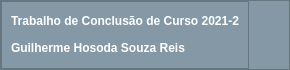
     <widget class="QFrame" name="rodape">
      <property name="minimumSize">
       <size>
        <width>0</width>
        <height>70</height>
       </size>
      </property>
      <property name="maximumSize">
       <size>
        <width>16777215</width>
        <height>70</height>
       </size>
      </property>
      <property name="styleSheet">
       <string notr="true">background-color: rgb(132, 153, 165);</string>
      </property>
      <property name="frameShape">
       <enum>QFrame::StyledPanel</enum>
      </property>
      <property name="frameShadow">
       <enum>QFrame::Raised</enum>
      </property>
      <layout class="QHBoxLayout" name="horizontalLayout_9">
       <property name="spacing">
        <number>0</number>
       </property>
       <property name="leftMargin">
        <number>0</number>
       </property>
       <property name="topMargin">
        <number>0</number>
       </property>
       <property name="rightMargin">
        <number>0</number>
       </property>
       <property name="bottomMargin">
        <number>0</number>
       </property>
       <item>
        <widget class="QFrame" name="frame_6">
         <property name="frameShape">
          <enum>QFrame::StyledPanel</enum>
         </property>
         <property name="frameShadow">
          <enum>QFrame::Raised</enum>
         </property>
         <layout class="QVBoxLayout" name="verticalLayout_8">
          <item>
           <widget class="QLabel" name="l_rodape">
            <property name="whatsThis">
             <string>&lt;html&gt;&lt;head/&gt;&lt;body&gt;&lt;p&gt;&lt;span style=&quot; font-weight:600; color:#ffffff;&quot;&gt;Guilherme Hosoda Souza Reis&lt;/span&gt;&lt;/p&gt;&lt;p&gt;&lt;span style=&quot; font-weight:600; color:#ffffff;&quot;&gt;Trabalho de Conclusão de Curso 2021-2&lt;/span&gt;&lt;/p&gt;&lt;/body&gt;&lt;/html&gt;</string>
            </property>
            <property name="text">
             <string>&lt;html&gt;&lt;head/&gt;&lt;body&gt;&lt;p&gt;&lt;span style=&quot; font-weight:600; color:#ffffff;&quot;&gt;Trabalho de Conclusão de Curso 2021-2&lt;/span&gt;&lt;/p&gt;&lt;/body&gt;&lt;/html&gt;</string>
            </property>
           </widget>
          </item>
          <item>
           <widget class="QLabel" name="label_4">
            <property name="text">
             <string>&lt;html&gt;&lt;head/&gt;&lt;body&gt;&lt;p&gt;&lt;span style=&quot; font-weight:600; color:#ffffff;&quot;&gt;Guilherme Hosoda Souza Reis&lt;/span&gt;&lt;/p&gt;&lt;/body&gt;&lt;/html&gt;</string>
            </property>
           </widget>
          </item>
         </layout>
        </widget>
       </item>
       <item>
        <widget class="QLabel" name="logo_3">
         <property name="sizePolicy">
          <sizepolicy hsizetype="Fixed" vsizetype="Fixed">
           <horstretch>0</horstretch>
           <verstretch>0</verstretch>
          </sizepolicy>
         </property>
         <property name="minimumSize">
          <size>
           <width>40</width>
           <height>50</height>
          </size>
         </property>
         <property name="maximumSize">
          <size>
           <width>40</width>
           <height>50</height>
          </size>
         </property>
         <property name="text">
          <string/>
         </property>
         <property name="pixmap">
          <pixmap resource="Imagens/imagens.qrc">:/newPrefix/ufsc.png</pixmap>
         </property>
         <property name="scaledContents">
          <bool>true</bool>
         </property>
         <property name="alignment">
          <set>Qt::AlignHCenter|Qt::AlignTop</set>
         </property>
        </widget>
       </item>
       <item>
        <widget class="QFrame" name="frame_5">
         <property name="frameShape">
          <enum>QFrame::StyledPanel</enum>
         </property>
         <property name="frameShadow">
          <enum>QFrame::Raised</enum>
         </property>
        </widget>
       </item>
      </layout>
     </widget>
